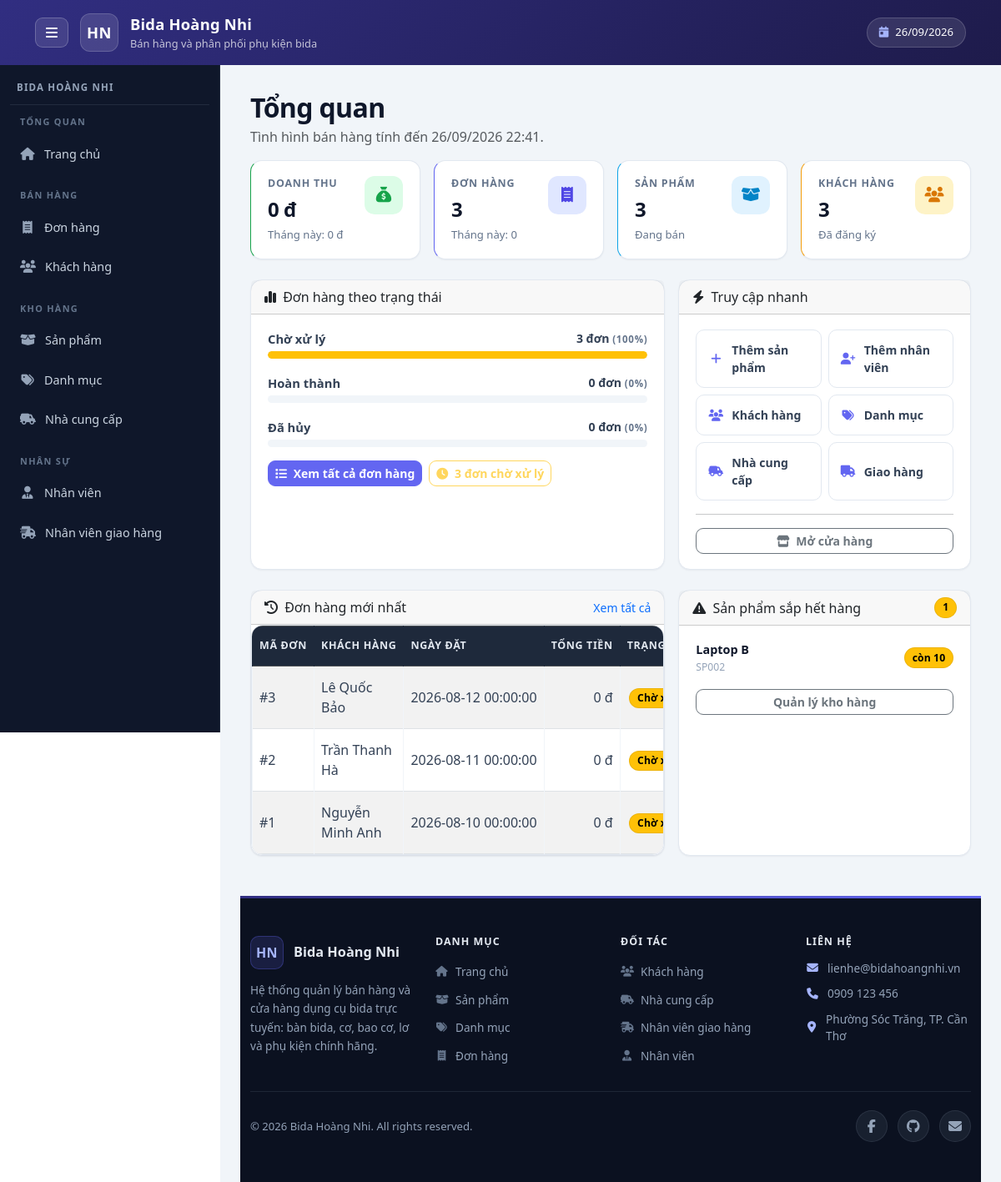
The app's page /admin/index.php with its own data.
### tables this page shows
CREATE TABLE orders (
    OrderID INT AUTO_INCREMENT PRIMARY KEY,

    OrderDate DATETIME NOT NULL DEFAULT CURRENT_TIMESTAMP,

    TotalAmount DECIMAL(12,2) NOT NULL DEFAULT 0,
    Status VARCHAR(30) NOT NULL DEFAULT 'Pending',

    CustomerID INT NOT NULL,
    EmployeeID INT,
    ShipperID INT,

    CONSTRAINT chk_orders_total
        CHECK (TotalAmount >= 0),

    CONSTRAINT fk_orders_customer
        FOREIGN KEY (CustomerID) REFERENCES customers(CustomerID),
    CONSTRAINT fk_orders_employee
        FOREIGN KEY (EmployeeID) REFERENCES employees(EmployeeID),
    CONSTRAINT fk_orders_shipper
        FOREIGN KEY (ShipperID) REFERENCES shippers(ShipperID)
);

CREATE TABLE customers (
    CustomerID INT AUTO_INCREMENT PRIMARY KEY,
    CustomerName VARCHAR(100) NOT NULL,
    ContactName VARCHAR(100),
    Address VARCHAR(200),
    City VARCHAR(100),
    PostalCode VARCHAR(20),
    Country VARCHAR(100),
    Phone VARCHAR(20),
    Email VARCHAR(255) NULL,
    PasswordHash VARCHAR(255) NULL,
    CONSTRAINT uq_customers_email UNIQUE (Email)
);

CREATE TABLE products (
    ProductID INT AUTO_INCREMENT PRIMARY KEY,
    ProductCode VARCHAR(50) NOT NULL UNIQUE,
    ProductName VARCHAR(255) NOT NULL,
    Description TEXT,
    Unit VARCHAR(20),
    Price DECIMAL(12,2) NOT NULL DEFAULT 0,
    StockQuantity INT NOT NULL DEFAULT 0,
    IsActive BOOLEAN NOT NULL DEFAULT TRUE,
    SupplierID INT NOT NULL,
    CategoryID INT NOT NULL,

    CONSTRAINT chk_products_price CHECK (Price >= 0),
    CONSTRAINT chk_products_stock CHECK (StockQuantity >= 0),
    CONSTRAINT fk_products_supplier
        FOREIGN KEY (SupplierID) REFERENCES suppliers(SupplierID),
    CONSTRAINT fk_products_category
        FOREIGN KEY (CategoryID) REFERENCES categories(CategoryID)
);

### public/admin/index.php (the view, shortened to what the rows shown need)
<?php
require_once '/var/www/src/config/database.php';
require_once '/var/www/src/includes/helpers.php';
$statusLabels = [
    'Pending'   => ['label' => 'Chờ xử lý',  'badge' => 'text-bg-warning'],
    'Completed' => ['label' => 'Hoàn thành', 'badge' => 'text-bg-success'],
    'Cancelled' => ['label' => 'Đã hủy',     'badge' => 'text-bg-danger'],
];
$recentOrders = $conn->query("
    SELECT
        o.OrderID,
        o.OrderDate,
        o.TotalAmount,
        o.Status,
        c.CustomerName
    FROM
        orders o,
        customers c
    WHERE
        o.CustomerID = c.CustomerID
    ORDER BY
        o.OrderID DESC
    LIMIT 6
");
$lowStock = $conn->query("
    SELECT
        p.ProductID,
        p.ProductCode,
        p.ProductName,
        p.StockQuantity
    FROM
        products p
    WHERE
        p.IsActive = 1
        AND p.StockQuantity <= 10
    ORDER BY
        p.StockQuantity ASC,
        p.ProductName ASC
    LIMIT 6
");
require_once '/var/www/src/includes/admin/header.php';
require_once '/var/www/src/includes/admin/navbar.php';
?>
<div class="container mt-4">
    <div class="d-flex justify-content-between align-items-center mb-3">
        <div>
            <h2 class="mb-1">Tổng quan</h2>
        </div>
    </div>
    <div class="row g-3">
        <div class="col-lg-7">
            <div class="card h-100">
                <div class="table-responsive">
                    <table class="table table-bordered table-striped mb-0">
                        <thead class="table-dark">
                            <tr>
                                <th>Mã đơn</th>
                                <th>Khách hàng</th>
                                <th>Ngày đặt</th>
                                <th class="text-end">Tổng tiền</th>
                                <th class="text-center">Trạng thái</th>
                            </tr>
                        </thead>
                        <tbody>
                            <?php if ($recentOrders && $recentOrders->num_rows > 0): ?>
                                <?php while ($order = $recentOrders->fetch_assoc()): ?>
                                    <?php
                                    $info = $statusLabels[$order['Status']]
                                        ?? [
                                            'label' => $order['Status'],
                                            'badge' => 'text-bg-secondary',
                                        ];
                                    ?>
                                    <tr>
                                        <td>
                                            #<?= (int) $order['OrderID'] ?>
                                        </td>
                                        <td>
                                            <?= htmlspecialchars(
                                                $order['CustomerName']
                                            ) ?>
                                        </td>
                                        <td class="text-nowrap">
                                            <?=
                                                htmlspecialchars(
                                                    $order['OrderDate']
                                                )
                                            ?>
                                        </td>
                                        <td class="text-end text-nowrap">
                                            <?= vnd((float) $order['TotalAmount']) ?>
                                        </td>
                                        <td class="text-center text-nowrap">
                                            <span class="badge <?= $info['badge'] ?>">
                                                <?= htmlspecialchars($info['label']) ?>
                                            </span>
                                        </td>
                                    </tr>
                                <?php endwhile; ?>
                            <?php endif; ?>
                        </tbody>
                    </table>
                </div>
            </div>
        </div>
        <div class="col-lg-5">
            <div class="card h-100">
                <div class="card-body">
                    <?php if ($lowStock && $lowStock->num_rows > 0): ?>
                        <ul class="lowstock-list">
                            <?php while ($item = $lowStock->fetch_assoc()): ?>
                                <?php
                                $isCritical = (int) $item['StockQuantity'] <= 3;
                                ?>
                                <li class="lowstock-item">
                                    <div class="lowstock-info">
                                        <a
                                            href="/admin/products/edit.php?id=<?=
                                                (int) $item['ProductID']
                                            ?>"
                                            class="lowstock-name"
                                        >
                                            <?= htmlspecialchars(
                                                $item['ProductName']
                                            ) ?>
                                        </a>
                                        <span class="lowstock-code">
                                            <?= htmlspecialchars(
                                                $item['ProductCode']
                                            ) ?>
                                        </span>
                                    </div>
                                    <span class="badge <?=
                                        $isCritical
                                            ? 'text-bg-danger'
                                            : 'text-bg-warning'
                                    ?>">
                                        còn <?= (int) $item['StockQuantity'] ?>
                                    </span>
                                </li>
                            <?php endwhile; ?>
                        </ul>
                    <?php endif; ?>
                </div>
            </div>
        </div>
    </div>
</div>
<?php
require_once '/var/www/src/includes/admin/footer.php';

### records on screen
orders: OrderID "3", CustomerID.CustomerName "Lê Quốc Bảo", OrderDate "2026-08-12 00:00:00", TotalAmount "0 đ", Status "Chờ…"
orders: OrderID "2", CustomerID.CustomerName "Trần Thanh Hà", OrderDate "2026-08-11 00:00:00", TotalAmount "0 đ", Status "Chờ…"
orders: OrderID "1", CustomerID.CustomerName "Nguyễn Minh Anh", OrderDate "2026-08-10 00:00:00", TotalAmount "0 đ", Status "Chờ…"
products: ProductName "Laptop B", ProductCode "SP002", StockQuantity "10"

### other values on screen
$brand['initials'] "HN"
$appName "Bida Hoàng Nhi"
$appSubtitle "Bán hàng và phân phối phụ kiện bida"
$brand['name'] "BIDA HOÀNG NHI"
$group['title'] "TỔNG QUAN"
$item['label'] "Trang chủ"
$group['title'] "BÁN HÀNG"
$item['label'] "Đơn hàng"
$item['label'] "Khách hàng"
$group['title'] "KHO HÀNG"
$item['label'] "Sản phẩm"
$item['label'] "Danh mục"
$item['label'] "Nhà cung cấp"
$group['title'] "NHÂN SỰ"
$item['label'] "Nhân viên"
